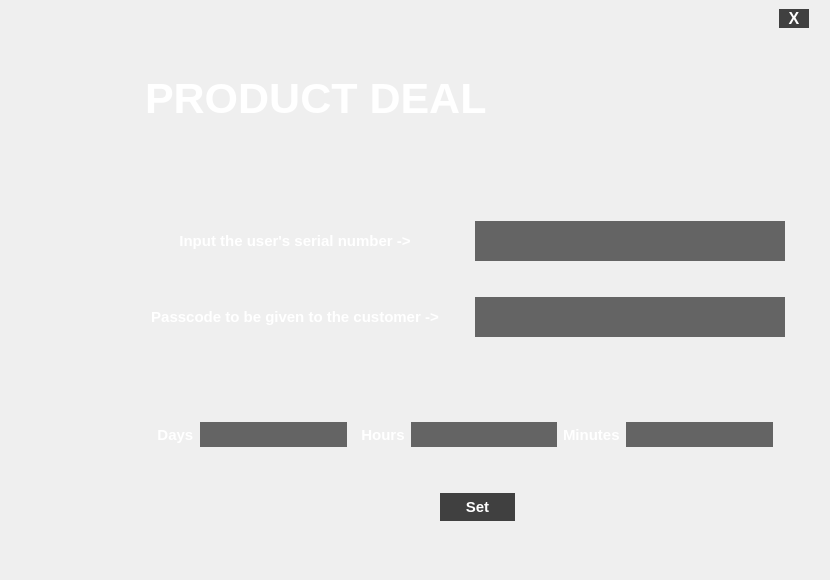
<?xml version="1.0" encoding="UTF-8"?>
<ui version="4.0">
 <class>Dialog</class>
 <widget class="QDialog" name="Dialog">
  <property name="geometry">
   <rect>
    <x>0</x>
    <y>0</y>
    <width>830</width>
    <height>580</height>
   </rect>
  </property>
  <property name="minimumSize">
   <size>
    <width>830</width>
    <height>560</height>
   </size>
  </property>
  <property name="font">
   <font>
    <family>Arial</family>
    <pointsize>15</pointsize>
    <weight>50</weight>
    <bold>false</bold>
    <stylestrategy>PreferAntialias</stylestrategy>
   </font>
  </property>
  <property name="focusPolicy">
   <enum>Qt::TabFocus</enum>
  </property>
  <property name="windowTitle">
   <string>Login</string>
  </property>
  <property name="autoFillBackground">
   <bool>false</bool>
  </property>
  <property name="styleSheet">
   <string notr="true">QGroupBox{border:none}

QPushButton#pushButton{
color:#ffffff;
background:rgb(64,64,64);
border:0px solid rgba(0,0,0,0);
}
QPushButton:hover#pushButton { 
background-color:#ff8c00;
} 
QPushButton:hover:pressed#pushButton{background:rgb(64,64,64);
}
QPushButton#pushButton_2{
color:#ffffff;
background:rgb(64,64,64);
border:0px solid rgba(0,0,0,0);
}
QPushButton:hover#pushButton_2 { 
background-color:#ff8c00;
} 
QPushButton:hover:pressed#pushButton_2{background:rgb(64,64,64);
}

QLineEdit{
background:#646464;border:0px;color:#ffffff
}

QLabel{
color:#ffffff;
}

QPushButton#btnset{
color:#ffffff;
background:rgb(64,64,64);
border:0px solid rgba(0,0,0,0);
}
QPushButton:hover#btnset { 
background-color:#ff8c00;
} 
QPushButton:hover:pressed#btnset{background:rgb(64,64,64);
}</string>
  </property>
  <widget class="QWidget" name="layoutWidget">
   <property name="geometry">
    <rect>
     <x>9</x>
     <y>9</y>
     <width>800</width>
     <height>512</height>
    </rect>
   </property>
   <layout class="QGridLayout" name="gridLayout_2">
    <item row="0" column="0">
     <widget class="QGroupBox" name="groupBox_2">
      <property name="minimumSize">
       <size>
        <width>130</width>
        <height>0</height>
       </size>
      </property>
      <property name="maximumSize">
       <size>
        <width>130</width>
        <height>16777215</height>
       </size>
      </property>
      <property name="title">
       <string/>
      </property>
     </widget>
    </item>
    <item row="0" column="1">
     <layout class="QGridLayout" name="gridLayout">
      <item row="9" column="0">
       <spacer name="verticalSpacer_5">
        <property name="orientation">
         <enum>Qt::Vertical</enum>
        </property>
        <property name="sizeHint" stdset="0">
         <size>
          <width>20</width>
          <height>40</height>
         </size>
        </property>
       </spacer>
      </item>
      <item row="3" column="0">
       <spacer name="verticalSpacer_6">
        <property name="orientation">
         <enum>Qt::Vertical</enum>
        </property>
        <property name="sizeHint" stdset="0">
         <size>
          <width>20</width>
          <height>40</height>
         </size>
        </property>
       </spacer>
      </item>
      <item row="4" column="1">
       <spacer name="verticalSpacer_4">
        <property name="orientation">
         <enum>Qt::Vertical</enum>
        </property>
        <property name="sizeHint" stdset="0">
         <size>
          <width>20</width>
          <height>40</height>
         </size>
        </property>
       </spacer>
      </item>
      <item row="8" column="0">
       <layout class="QHBoxLayout" name="horizontalLayout_6">
        <item>
         <layout class="QHBoxLayout" name="horizontalLayout_3">
          <item>
           <widget class="QLabel" name="label_5">
            <property name="font">
             <font>
              <family>Arial</family>
              <pointsize>11</pointsize>
              <weight>75</weight>
              <bold>true</bold>
             </font>
            </property>
            <property name="text">
             <string>   Days</string>
            </property>
           </widget>
          </item>
          <item>
           <widget class="QLineEdit" name="editdays">
            <property name="minimumSize">
             <size>
              <width>50</width>
              <height>20</height>
             </size>
            </property>
            <property name="maximumSize">
             <size>
              <width>200</width>
              <height>16777215</height>
             </size>
            </property>
           </widget>
          </item>
         </layout>
        </item>
        <item>
         <layout class="QHBoxLayout" name="horizontalLayout_4">
          <item>
           <widget class="QLabel" name="label_6">
            <property name="font">
             <font>
              <family>Arial</family>
              <pointsize>11</pointsize>
              <weight>75</weight>
              <bold>true</bold>
             </font>
            </property>
            <property name="text">
             <string>  Hours</string>
            </property>
           </widget>
          </item>
          <item>
           <widget class="QLineEdit" name="edithours">
            <property name="minimumSize">
             <size>
              <width>50</width>
              <height>20</height>
             </size>
            </property>
            <property name="maximumSize">
             <size>
              <width>200</width>
              <height>16777215</height>
             </size>
            </property>
           </widget>
          </item>
         </layout>
        </item>
        <item>
         <layout class="QHBoxLayout" name="horizontalLayout_5">
          <item>
           <widget class="QLabel" name="label_7">
            <property name="font">
             <font>
              <family>Arial</family>
              <pointsize>11</pointsize>
              <weight>75</weight>
              <bold>true</bold>
             </font>
            </property>
            <property name="text">
             <string>Minutes</string>
            </property>
           </widget>
          </item>
          <item>
           <widget class="QLineEdit" name="editminutes">
            <property name="minimumSize">
             <size>
              <width>50</width>
              <height>20</height>
             </size>
            </property>
            <property name="maximumSize">
             <size>
              <width>200</width>
              <height>16777215</height>
             </size>
            </property>
           </widget>
          </item>
         </layout>
        </item>
       </layout>
      </item>
      <item row="2" column="0">
       <widget class="QLabel" name="label">
        <property name="font">
         <font>
          <pointsize>32</pointsize>
          <weight>75</weight>
          <bold>true</bold>
         </font>
        </property>
        <property name="text">
         <string>PRODUCT DEAL</string>
        </property>
       </widget>
      </item>
      <item row="0" column="1">
       <widget class="QPushButton" name="pushButton">
        <property name="minimumSize">
         <size>
          <width>30</width>
          <height>0</height>
         </size>
        </property>
        <property name="font">
         <font>
          <family>Arial</family>
          <pointsize>12</pointsize>
          <weight>75</weight>
          <bold>true</bold>
         </font>
        </property>
        <property name="text">
         <string>X</string>
        </property>
       </widget>
      </item>
      <item row="5" column="0" colspan="2">
       <layout class="QHBoxLayout" name="horizontalLayout_2">
        <item>
         <layout class="QVBoxLayout" name="verticalLayout">
          <item>
           <spacer name="verticalSpacer_9">
            <property name="orientation">
             <enum>Qt::Vertical</enum>
            </property>
            <property name="sizeHint" stdset="0">
             <size>
              <width>17</width>
              <height>13</height>
             </size>
            </property>
           </spacer>
          </item>
          <item>
           <widget class="QLabel" name="label_3">
            <property name="minimumSize">
             <size>
              <width>300</width>
              <height>40</height>
             </size>
            </property>
            <property name="maximumSize">
             <size>
              <width>300</width>
              <height>16777215</height>
             </size>
            </property>
            <property name="font">
             <font>
              <family>Arial</family>
              <pointsize>11</pointsize>
              <weight>75</weight>
              <bold>true</bold>
             </font>
            </property>
            <property name="autoFillBackground">
             <bool>false</bool>
            </property>
            <property name="text">
             <string>Input the user's serial number -&gt;</string>
            </property>
            <property name="scaledContents">
             <bool>false</bool>
            </property>
            <property name="alignment">
             <set>Qt::AlignCenter</set>
            </property>
            <property name="wordWrap">
             <bool>true</bool>
            </property>
           </widget>
          </item>
          <item>
           <spacer name="verticalSpacer">
            <property name="orientation">
             <enum>Qt::Vertical</enum>
            </property>
            <property name="sizeHint" stdset="0">
             <size>
              <width>17</width>
              <height>30</height>
             </size>
            </property>
           </spacer>
          </item>
          <item>
           <widget class="QLabel" name="label_4">
            <property name="minimumSize">
             <size>
              <width>300</width>
              <height>40</height>
             </size>
            </property>
            <property name="font">
             <font>
              <family>Arial</family>
              <pointsize>11</pointsize>
              <weight>75</weight>
              <bold>true</bold>
             </font>
            </property>
            <property name="text">
             <string>Passcode to be given to the customer -&gt;</string>
            </property>
            <property name="alignment">
             <set>Qt::AlignCenter</set>
            </property>
            <property name="wordWrap">
             <bool>true</bool>
            </property>
           </widget>
          </item>
          <item>
           <spacer name="verticalSpacer_11">
            <property name="orientation">
             <enum>Qt::Vertical</enum>
            </property>
            <property name="sizeHint" stdset="0">
             <size>
              <width>17</width>
              <height>20</height>
             </size>
            </property>
           </spacer>
          </item>
         </layout>
        </item>
        <item>
         <spacer name="horizontalSpacer">
          <property name="orientation">
           <enum>Qt::Horizontal</enum>
          </property>
          <property name="sizeHint" stdset="0">
           <size>
            <width>13</width>
            <height>17</height>
           </size>
          </property>
         </spacer>
        </item>
        <item>
         <layout class="QVBoxLayout" name="verticalLayout_2">
          <item>
           <spacer name="verticalSpacer_10">
            <property name="orientation">
             <enum>Qt::Vertical</enum>
            </property>
            <property name="sizeHint" stdset="0">
             <size>
              <width>20</width>
              <height>13</height>
             </size>
            </property>
           </spacer>
          </item>
          <item>
           <widget class="QLineEdit" name="lineEdit">
            <property name="minimumSize">
             <size>
              <width>310</width>
              <height>40</height>
             </size>
            </property>
            <property name="font">
             <font>
              <family>Arial</family>
              <pointsize>13</pointsize>
              <weight>75</weight>
              <bold>true</bold>
             </font>
            </property>
            <property name="text">
             <string/>
            </property>
           </widget>
          </item>
          <item>
           <spacer name="verticalSpacer_2">
            <property name="orientation">
             <enum>Qt::Vertical</enum>
            </property>
            <property name="sizeHint" stdset="0">
             <size>
              <width>20</width>
              <height>30</height>
             </size>
            </property>
           </spacer>
          </item>
          <item>
           <widget class="QLineEdit" name="lineEdit_2">
            <property name="minimumSize">
             <size>
              <width>310</width>
              <height>40</height>
             </size>
            </property>
            <property name="font">
             <font>
              <family>Arial</family>
              <pointsize>13</pointsize>
              <weight>75</weight>
              <bold>true</bold>
             </font>
            </property>
           </widget>
          </item>
          <item>
           <spacer name="verticalSpacer_8">
            <property name="orientation">
             <enum>Qt::Vertical</enum>
            </property>
            <property name="sizeHint" stdset="0">
             <size>
              <width>20</width>
              <height>20</height>
             </size>
            </property>
           </spacer>
          </item>
         </layout>
        </item>
        <item>
         <spacer name="horizontalSpacer_5">
          <property name="orientation">
           <enum>Qt::Horizontal</enum>
          </property>
          <property name="sizeHint" stdset="0">
           <size>
            <width>13</width>
            <height>17</height>
           </size>
          </property>
         </spacer>
        </item>
       </layout>
      </item>
      <item row="6" column="1">
       <spacer name="verticalSpacer_3">
        <property name="orientation">
         <enum>Qt::Vertical</enum>
        </property>
        <property name="sizeHint" stdset="0">
         <size>
          <width>20</width>
          <height>40</height>
         </size>
        </property>
       </spacer>
      </item>
      <item row="10" column="0" colspan="2">
       <layout class="QHBoxLayout" name="horizontalLayout">
        <item>
         <spacer name="horizontalSpacer_2">
          <property name="orientation">
           <enum>Qt::Horizontal</enum>
          </property>
          <property name="sizeHint" stdset="0">
           <size>
            <width>17</width>
            <height>20</height>
           </size>
          </property>
         </spacer>
        </item>
        <item>
         <widget class="QPushButton" name="btnset">
          <property name="minimumSize">
           <size>
            <width>75</width>
            <height>28</height>
           </size>
          </property>
          <property name="font">
           <font>
            <family>Arial</family>
            <pointsize>11</pointsize>
            <weight>75</weight>
            <bold>true</bold>
           </font>
          </property>
          <property name="text">
           <string>Set</string>
          </property>
         </widget>
        </item>
        <item>
         <spacer name="horizontalSpacer_4">
          <property name="orientation">
           <enum>Qt::Horizontal</enum>
          </property>
          <property name="sizeHint" stdset="0">
           <size>
            <width>17</width>
            <height>20</height>
           </size>
          </property>
         </spacer>
        </item>
       </layout>
      </item>
      <item row="1" column="1">
       <spacer name="verticalSpacer_12">
        <property name="orientation">
         <enum>Qt::Vertical</enum>
        </property>
        <property name="sizeHint" stdset="0">
         <size>
          <width>20</width>
          <height>40</height>
         </size>
        </property>
       </spacer>
      </item>
      <item row="7" column="0">
       <spacer name="verticalSpacer_7">
        <property name="orientation">
         <enum>Qt::Vertical</enum>
        </property>
        <property name="sizeHint" stdset="0">
         <size>
          <width>20</width>
          <height>20</height>
         </size>
        </property>
       </spacer>
      </item>
     </layout>
    </item>
   </layout>
  </widget>
 </widget>
 <resources/>
 <connections>
  <connection>
   <sender>pushButton</sender>
   <signal>clicked()</signal>
   <receiver>Dialog</receiver>
   <slot>close()</slot>
   <hints>
    <hint type="sourcelabel">
     <x>796</x>
     <y>16</y>
    </hint>
    <hint type="destinationlabel">
     <x>414</x>
     <y>289</y>
    </hint>
   </hints>
  </connection>
 </connections>
</ui>
